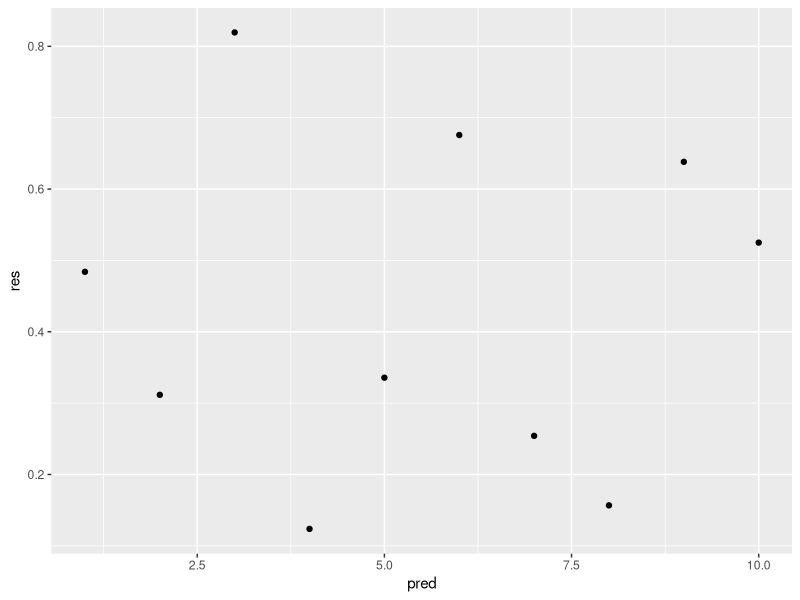

This figure's R source:
# Don't forget to start with comments!
# Preliminaries
library(ggplot2)

pred <- 1:10 # vector of 10 integers
res <- runif(10) # random uniform values

#print the random numbers
print(res)

# plot the graph
qplot (x=pred,y=res)

